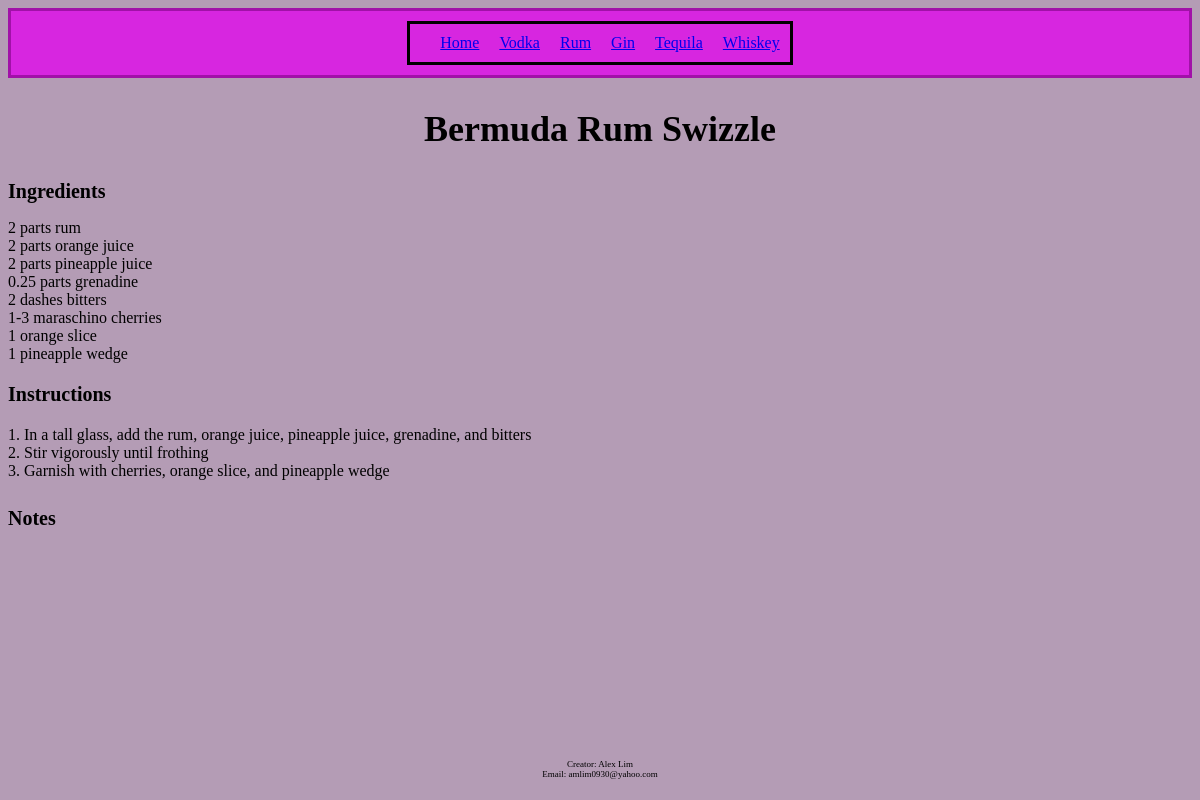
The app's page /rum/rum_display/2 with its own data.
### cocktail_book/models.py (models this page shows)
class Rum(models.Model):
    name = models.CharField(max_length=200)
    ingredients = models.TextField(max_length='1000', default='')
    instructions = models.TextField(max_length='1000', default='')
    notes = models.TextField(max_length='1000', default='')
    image = models.ImageField(upload_to='media/img/', default='')
    background = models.TextField(max_length='2000', default='')

### cocktail_book/views.py (the view)
# urls.py: path('rum/rum_display/<int:id>', views.rum_display, name="rum_display"),
def rum_display(request, id):
    rum_entry = Rum.objects.get(id=id)
    template = loader.get_template('rum_display.html')
    context = {
        'rum_entry': rum_entry,
    }
    return HttpResponse(template.render(context, request))

### cocktail_book/templates/rum_display.html (shortened to what this page needs)
{% extends 'base.html' %}
{% load static %}
{% block content %}
<section>
    <h1>{{rum_entry.name}}</h1>
    <h2>Ingredients</h2>
        <p>{{ rum_entry.ingredients|linebreaks }}</p>
    <h3>Instructions</h3>
        <p>{{ rum_entry.instructions|linebreaks }}</p>
    <h4>Notes</h4>
</section>
{% endblock %}

### cocktail_book/productionfiles/style.css (style rules this page uses)
body { background-color: #b49cb5; font-family: Zapf Chancery, cursive; }
h1 { font-family: florence, cursive; font-size: 36px; font-weight:bold; color:black; text-align: center; }
h2, h3, h4, h5 { font-family: parkavenue, cursive; font-size: 20px; font-weight: bold; color: black; text-align:left }

### records on screen
Rum: name "Bermuda Rum Swizzle", ingredients "2 parts rum 2 parts orange juice 2 parts pineapple juice 0.25 parts grenadine 2 dashes bitters 1-3 maraschino cherries 1 orange slice 1 pineapple wedge", instructions "1. In a tall glass, add the rum, orange juice, pineapple juice, grenadine, and bitters 2. Stir vigorously until frothing 3. Garnish with cherries, orange slice, and pineapple wedge"
